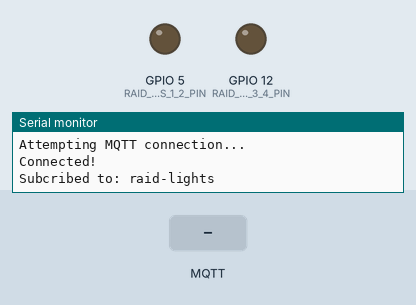
This sketch was run on a simulated ESP8266 (NodeMCU). Parts: output pins drawn as LEDs (lit = HIGH), the last lines printed to the serial monitor. The inputs (shaded band) are chosen by the test bench. WiFi joins after 1.5 s; servers stay silent unless stated; no MQTT or app messages arrive unless stated.

Above: at 2.7 s.
2.8 s: MQTT message "5" arrives on the first subscribed topic
At 3.4 s:
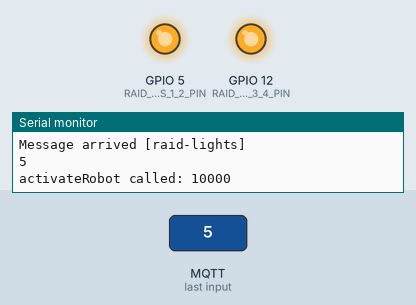
Timing chart, 0 to 14.3 s (numbered marks = the images above; inputs shaded):
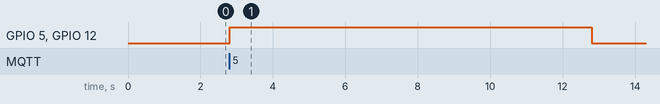

The sketch:

raid-lights.ino
```cpp
/*******************************************************************
  Connect to local MQTT server with a Bot

  ESP8266 library from https://github.com/esp8266/Arduino

  Created for noycebru www.twitch.tv/noycebru
 *******************************************************************/
#include "robot.h"
#include "robot_wifi.h"
#include <ESP8266WiFi.h>
#include <PubSubClient.h>

//------------------------------
WiFiClient wiFiClient;
PubSubClient client(wiFiClient); // MQTT client

// Put your setup code here, to run once:
void setup() {

  setupSerial();

  setupPins();

  setupWIFI();

  setupMQTT();
}

void setupSerial() {
  Serial.begin(115200);
  Serial.println();
}

void setupPins() {
    pinMode(RAID_LIGHTS_1_2_PIN, OUTPUT);
    pinMode(RAID_LIGHTS_3_4_PIN, OUTPUT);
}

void setupWIFI() {
  // Attempt to connect to Wifi network:
  Serial.print("Connecting Wifi: ");
  Serial.println(WIFI_SSID);

  WiFi.begin(WIFI_SSID, WIFI_PASSWORD);

  while (WiFi.status() != WL_CONNECTED) {
    Serial.print(".");
    delay(500);
  }

  Serial.println("");
  Serial.println("WiFi connected");
  Serial.println("IP address: ");

  IPAddress ip = WiFi.localIP();
  Serial.println(ip);
}

void setupMQTT() {
  client.setServer(MQTT_BROKER.c_str(), MQTT_PORT);
  client.setCallback(callback);// Initialize the callback routine
}

void loop() {
  // Check to make sure we are connected to the mqtt server
  reconnectClient();

  // Tell the mqtt client to process its loop
  client.loop();
}

// Reconnect to client
void reconnectClient() {
  // Loop until we're reconnected
  while (!client.connected()) {
    Serial.println("Attempting MQTT connection...");
    // Attempt to connect
    if(client.connect(MQTT_ID.c_str())) {

      Serial.println("Connected!");

      for(int i=0;i < MQTT_TOPIC_COUNT;i++){
        client.subscribe(MQTT_TOPIC[i].c_str());
        Serial.print("Subcribed to: ");
        Serial.println(MQTT_TOPIC[i]);
      }
    } else {
      Serial.println(" try again in 5 seconds");
      // Wait before retrying
      delay(MQTT_RECONNECT_DELAY);
    }
    Serial.println('\n');
  }
}

// Handle incomming messages from the broker
void callback(char* topic, byte* payload, unsigned int length) {
  String response;
  String msgTopic = String(topic);

  Serial.println("topic received message:");
  Serial.println(msgTopic);

  for (int i = 0; i < length; i++) {
    response += (char)payload[i];
  }
  Serial.print("Message arrived [");
  Serial.print(topic);
  Serial.println("] ");
  Serial.println(response);

  // We need to set the default time for the older message format
  long activateTime = ACTIVATE_TIME_DEFAULT;

  // This is quick and dirty with minimal input checking
  // We are the only ones sending this data so we shouldn't have to worry
  if (response.indexOf(",") != -1) {
    // It looks like we are receiving the new format so try and parse the activation time
    int delimiterLocation = response.indexOf(",");
    activateTime = response.substring(delimiterLocation + 1, response.length()).toFloat();
  }

  // We need to turn the robot on
  activateRobot(activateTime);
}

void activateRobot(long activateTime) {

  Serial.print("activateRobot called: ");
  Serial.println(activateTime);

  // We turn on the lights
  digitalWrite(RAID_LIGHTS_1_2_PIN, HIGH);
  digitalWrite(RAID_LIGHTS_3_4_PIN, HIGH);
  delay(activateTime); // now wait for the provided time

  // Turn off the lights now
  digitalWrite(RAID_LIGHTS_1_2_PIN, LOW);
  digitalWrite(RAID_LIGHTS_3_4_PIN, LOW);
  delay(25);


  Serial.println("activateRobot completed!");
  Serial.println();
}
```

robot.h
```cpp
/*******************************************************************
  Connect to local MQTT server with a Bot

  Created with code from noycebru www.twitch.tv/noycebru
 *******************************************************************/

#ifndef RAID_LIGHTS_H
#define RAID_LIGHTS_H

// Configure your default pin numbers
const int RAID_LIGHTS_1_2_PIN = 5;
const int RAID_LIGHTS_3_4_PIN = 12;

// The amount of time to activate the robot
const int ACTIVATE_TIME_DEFAULT = 10000; // time in ms

//------- Update the following! ------
const String MQTT_ID = "raid-lights-001"; // ID for this client when connecting to MQTT
const String MQTT_BROKER = "192.168.1.22"; // Hostname or IP of your MQTT server
const int MQTT_PORT = 1883; // Set the port used by your MQTT server
const int MQTT_RECONNECT_DELAY = 3000; // Time in ms to wait between reconnect attempts
const int MQTT_TOPIC_COUNT = 1; // This should match the number of topics you wish to subscribe to
const String MQTT_TOPIC[MQTT_TOPIC_COUNT] = {"raid-lights"}; // The topic name you wish to listen for

#endif
```

robot_wifi.h
```cpp
/*******************************************************************
  Connect to local MQTT server with a Bot

  Created with code from noycebru www.twitch.tv/noycebru
 *******************************************************************/

#ifndef ROBOT_WIFI_H
#define ROBOT_WIFI_H

//------- Update the following! ------
char WIFI_SSID[] = "";       // your network SSID (name)
const char WIFI_PASSWORD[] = "";  // your network key

#endif
```

Measured:
- after the input at 2.8 s, GPIO 5 (RAID_LIGHTS_1_2_PIN), GPIO 12 (RAID_LIGHTS_3_4_PIN): LOW → HIGH at once, → LOW 10.0 s later
